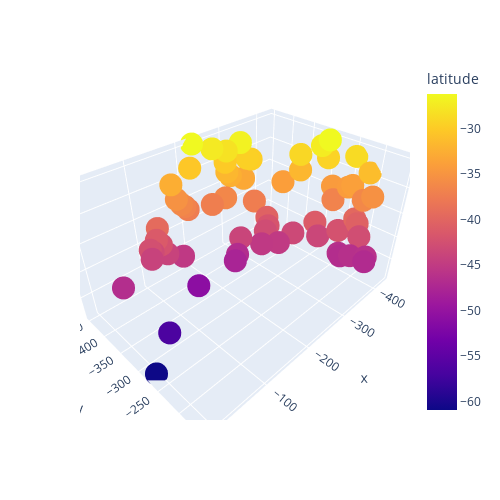

The notebook cell saved with this chart:
### Code cell
hover_data = {
    "latitude": ":.3f",
    "longitude": ":.3f",
}

fig = px.scatter_3d(
    data,
    x="x",
    y="y",
    z="z",
    color="latitude",
    hover_data=hover_data,
    width=500,
    height=500
)
fig.show()

### Figure 1 — Plotly figure (JSON) as saved in the notebook; plotly's stock layout.template omitted (floating-point values rounded to 4 significant figures; data arrays with more than 128 entries replaced by an {"elided": "..."} marker saying what was removed)
{"data": [{"customdata": {"elided": "65x2 float values"}, "hovertemplate": "x=%{x}<br>y=%{y}<br>z=%{z}<br>latitude=%{marker.color:.3f}<br>longitude=%{customdata[1]:.3f}<extra></extra>", "legendgroup": "", "marker": {"color": [-26.77, -46.29, -47.86, -35.39, -46.39, -46.65, -35.29, -42.92, -45.1, -31.29, -39.73, -46.95, -34.26, -44.12, -37.26, -28.71, -33.15, -29.39, -60.94, -46.76, -42.22, -36.82, -42.27, -46.08, -37.44, -36.37, -31.82, -50.87, -42.56, -36.23, -30.33, -43.07, -29.61, -39.39, -42, -43.6, -32.63, -27.48, -37.38, -44.07, -43.32, -34.37, -33.87, -45.24, -36.32, -46.71, -42.76, -26.25, -41.16, -29.8, -32.49, -40.45, -43.86, -30.05, -34, -45.22, -28.08, -31.78, -36.8, -56.52, -41.27, -29.04, -40.51, -26.23, -27.3], "coloraxis": "coloraxis", "symbol": "circle"}, "mode": "markers", "name": "", "scene": "scene", "showlegend": false, "type": "scatter3d", "x": [-299.1, -334.0, -202.3, -414.7, -343.1, -22.65, -168.5, -269.6, -275.9, -429.3, -381.3, -350.4, -400.0, -85.92, -217.7, -427.6, -281.2, -399.2, 6.234, -211.3, -354.8, -176.0, -111.0, -356.3, -178.3, -241.9, -360.5, -128.8, -90.56, -404.0, -210.0, -92.95, -299.1, -118.1, -277.5, -328.6, -170.5, -254.8, -279.5, -112.9, -302.5, -384.9, -405.3, -253.2, -172.3, -333.2, -369.5, -227.5, -337.5, -304.1, -264.5, -283.1, -230.4, -265.8, -331.1, -133.5, -274.2, -261.9, -375.3, -46.36, -107.4, -370.4, -379.5, -410.9, -399.7], "y": [-402.2, -197.2, -317.7, -193.7, -179.5, -384.7, -426.1, -310.4, -284.4, -214.2, -202.5, -155.3, -235.1, -393.8, -390.2, -244.1, -376.6, -282.7, -272.6, -321.3, -216.7, -413.5, -400.3, -157.2, -408.5, -381.9, -312.5, -330.1, -403.5, -204.6, -436.7, -399.4, -385.7, -417.5, -311.5, -239.4, -441.0, -427.9, -347.7, -387.2, -274.5, -258.0, -230.2, -303.5, -418.2, -192.7, -182.6, -449.2, -254.4, -380.6, -392.8, -319.9, -332.8, -406.8, -327.1, -372.2, -412.5, -398.9, -247.5, -306.2, -408.0, -322.1, -195.4, -291.1, -298.5], "z": [-252.9, -405.8, -416.3, -325.1, -406.5, -408.2, -324.3, -382.3, -397.7, -291.6, -358.8, -410.2, -316.0, -390.8, -339.9, -269.7, -307.0, -275.5, -490.7, -409.0, -377.2, -336.4, -377.6, -404.4, -341.3, -332.9, -296.0, -435.5, -379.7, -331.8, -283.5, -383.4, -277.4, -356.3, -375.6, -387.2, -302.7, -259.1, -340.8, -390.5, -385.2, -316.9, -312.9, -398.6, -332.5, -408.6, -381.2, -248.3, -369.5, -279.0, -301.6, -364.2, -389.0, -281.1, -313.9, -398.5, -264.3, -295.7, -336.3, -468.3, -370.3, -272.5, -364.7, -248.1, -257.5]}], "layout": {"coloraxis": {"colorbar": {"title": {"text": "latitude"}}, "colorscale": [[0, "#0d0887"], [0.1111, "#46039f"], [0.2222, "#7201a8"], [0.3333, "#9c179e"], [0.4444, "#bd3786"], [0.5556, "#d8576b"], [0.6667, "#ed7953"], [0.7778, "#fb9f3a"], [0.8889, "#fdca26"], [1, "#f0f921"]]}, "height": 500, "legend": {"tracegroupgap": 0}, "margin": {"t": 60}, "scene": {"aspectmode": "auto", "aspectratio": {"x": 1.386, "y": 0.9351, "z": 0.7718}, "domain": {"x": [0, 1], "y": [0, 1]}, "xaxis": {"title": {"text": "x"}, "type": "linear"}, "yaxis": {"title": {"text": "y"}, "type": "linear"}, "zaxis": {"title": {"text": "z"}, "type": "linear"}}, "width": 500}}
